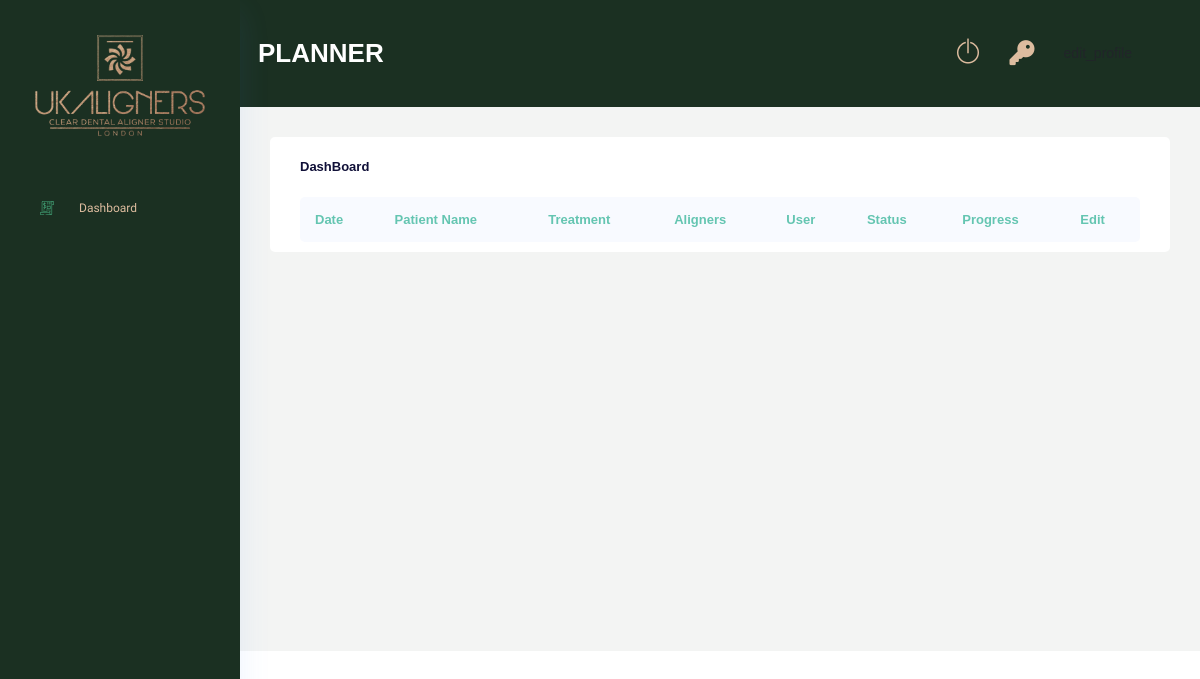
Before: /planner/dashboard/ (signed in) with the older database file.
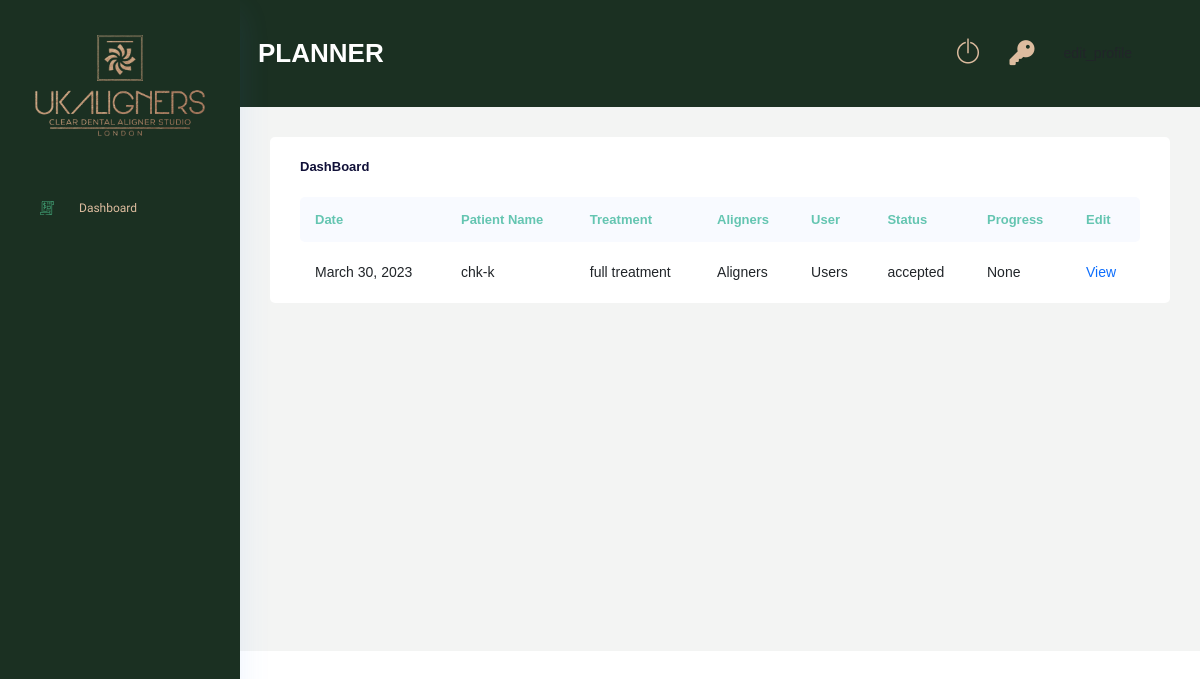
After: the same page with the newer database file.
### Case/models.py (models this page shows, shortened)
class Case(models.Model):
    GENDER_CHOICES = (
        ("male","male"),
        ("female","female"),
        ("other","other")
        )
    ORTHODONTIC_CHOICES = (
        ("yes","yes"),
        ("no","no")
        )
    TREATMENT_REQUIRED_CHOICES = (
        ("full treatment","full treatment"),
        ("continuation","continuation"),
        ("refinement","refinement"),
        ("retainer","retainer")
    )
    OPTIONAL_TREATMENT = (
        ("replacement","replacement"),
        ("mouthguard","mouthguard"),
        ("smile design","smile design")
    )
    SECTION_CHOICES = (
        ("both arches","both arches"),
        ("upper only","upper only"),
        ("lower only","lower only")
    )
    TREATMENT_CHOICES = (
        ("essential","essential"),
        ("advance","advance"),
        ("comprehensive","comprehensive")
    )
    clinic                          = models.ForeignKey(Clinic, on_delete=models.DO_NOTHING,null=True,blank=True)
    dentist                         = models.ForeignKey(Dentist, on_delete=models.DO_NOTHING, null=True, blank=True)
    saloon_owner                    = models.ForeignKey(Saloon_owner, on_delete=models.DO_NOTHING, null=True, blank=True)
    saloon                          = models.ForeignKey(Saloon, on_delete=models.DO_NOTHING, null=True, blank=True)
    name                            = models.CharField(max_length=250)
    surname                         = models.CharField(max_length=250,null=True, blank=True)
    gender                          = models.CharField(max_length=50,choices=GENDER_CHOICES)
    age                             = models.IntegerField(null=True, blank=True)
    treatment_required              = models.CharField(max_length=100,choices=TREATMENT_REQUIRED_CHOICES)
    optional_treatment              = models.CharField(max_length=100,choices=OPTIONAL_TREATMENT, null=True, blank=True)
    orthodontic_treatment_past      = models.CharField(max_length=10,null=True, blank=True, choices=ORTHODONTIC_CHOICES)
    section                         = models.CharField(max_length=250,null=True, blank=True, choices=SECTION_CHOICES)
    treatment_type                  = models.CharField(max_length=250,null=True, blank=True, choices=TREATMENT_CHOICES)
    upper_jaw                       = models.FileField(upload_to="upper_jaws",null=True, blank=True)
    lower_jaw                       = models.FileField(upload_to="lower_jaws",null=True, blank=True)
    rquest_collection               = models.BooleanField(default=False)
    additional_information          = models.TextField(null=True, blank=True)
    planner                         = models.ForeignKey(Planner,on_delete=models.DO_NOTHING, null=True, blank=True)
    technician                      = models.ForeignKey(Technician,on_delete=models.DO_NOTHING, null=True, blank=True)
    status                          = models.CharField(max_length=250, default="new", null=True, blank=True)
    ortho_id                        = models.CharField(max_length=255, null=True, blank=True)
    aligners_upper                  = models.IntegerField(null=True, blank=True)
    aligners_lower                  = models.IntegerField(null=True, blank=True)
    retainer_upper                  = models.IntegerField(null=True, blank=True)
    retainer_lower                  = models.IntegerField(null=True, blank=True)
    treatment_plan_upper            = models.IntegerField(null=True, blank=True)
    treatment_plan_lower            = models.IntegerField(null=True, blank=True)
    duration                        = models.IntegerField(null=True, blank=True)
    progress                        = models.CharField(max_length=255, null=True, blank=True)
    created_at                      = models.DateField(auto_now_add=True, null=True)
    fee_cleared                     = models.BooleanField(default=False)
    totel_fee                       = models.FloatField(default=0.0,null=True,blank=True)
    manager_paid                    = models.BooleanField(default=False)
    planner_paid                    = models.BooleanField(default=False)
    technician_paid                 = models.BooleanField(default=False)
    refinement                      = models.IntegerField(default=0)
    class Meta:
        verbose_name_plural = "Cases"

### PlannerRoll/views.py (the view)
# urls.py: path('dashboard/',views.planner_dashboard, name='planner_dashboard'),
@login_required(login_url='login')
def planner_dashboard(request):
    if request.user.is_planner:
        planner_obj = Planner.objects.get(user=request.user)
        case_list = Case.objects.filter(planner=planner_obj).order_by('-id')
        context = {
            'case_list':case_list
        }
        return render(request,'plannerRoll/dashboard.html',context)
    return redirect('login')

### PlannerRoll/templates/plannerRoll/dashboard.html (shortened to what the changed rows need)
{% extends 'base.html' %}
{% load static %}
{% block content %}
<div class="main_content_iner ">
    <div class="container-fluid p-0">
        <div class="row justify-content-center">
            <div class="col-lg-12">
                <div class="white_card card_height_100 mb_30">
                    <div class="white_card ">
                        <div class="QA_section plr_30">
                            <div class="QA_table mb_30">
                                <table class="table lms_table_active ">
                                    <thead>
                                        <tr>
                                            <th scope="col">Date</th>
                                            <th scope="col">Patient Name</th>
                                            <th scope="col">Treatment</th>
                                            <th scope="col">Aligners</th>
                                            <th scope="col">User</th>
                                            <th scope="col">Status</th>
                                            <th scope="col">Progress</th>
                                            <th scope="col">Edit</th>
                                        </tr>
                                    </thead>
                                    <tbody>
                                        {% for case in case_list %}
                                        {% if case.status == 'new' %}
                                        <tr class="new-case-tr">
                                        {% else %}
                                        <tr>
                                        {% endif %}
                                            <td>{{ case.created_at }}</td>
                                            <td>
                                                <div class="custom_tooltip">
                                                    {{ case.name }}-{{ case.surname }}
                                                  </div>
                                            </td>
                                            <td>
                                                <div class="custom_tooltip">{{ case.treatment_required }}
                                                  </div>
                                            </td>
                                            <td>
                                                <div class="custom_tooltip">Aligners
                                                  </div>
                                            </td>
                                            <td>
                                                <div class="custom_tooltip">Users
                                                  </div>
                                            </td>
                                            <td>{{ case.status }}</td>
                                            <td>{{ case.progress }}</td>
                                            <td>
                                            {% if case.status == "new" %}
                                                <a href="{% url 'PlannerRoll:case_details' case.id %}">View</a>
                                            {% elif case.status == "waiting acceptance" %}
                                                <a href="{% url 'PlannerRoll:case_details' case.id %}">View</a>
                                            {% elif case.status == "accepted" %}
                                            <a href="{% url 'AdminRoll:view_details' case.id %}">View</a>
                                            {% elif case.status == "treatment" %}
                                                <a href="{% url 'AdminRoll:view_details' case.id %}">View</a>
                                            {% elif case.status == "on-hold" %}
                                            <a href="{% url 'AdminRoll:view_details' case.id %}">View</a>
                                            {% elif case.status == "review" %}
                                            <a href="{% url 'AdminRoll:view_details' case.id %}">View</a>
                                            {% elif case.status == "declined" %}
                                            <a href="{% url 'AdminRoll:view_details' case.id %}">View</a>
                                            {% elif case.status == "tc" %}
                                            <a href="{% url 'AdminRoll:view_details' case.id %}">View</a>
                                            {% endif %}
                                            </td>
                                        </tr>
                                        {% endfor %}
                                    </tbody>
                                </table>
                            </div>
                        </div>
                    </div>
                </div>
            </div>
        </div>
    </div>
</div>
{% endblock %}

Changed rows visible on the page:
added Case: created_at "March 30, 2023", name "chk", surname "k", treatment_required "full treatment", status "accepted", progress "None", shows "View"
